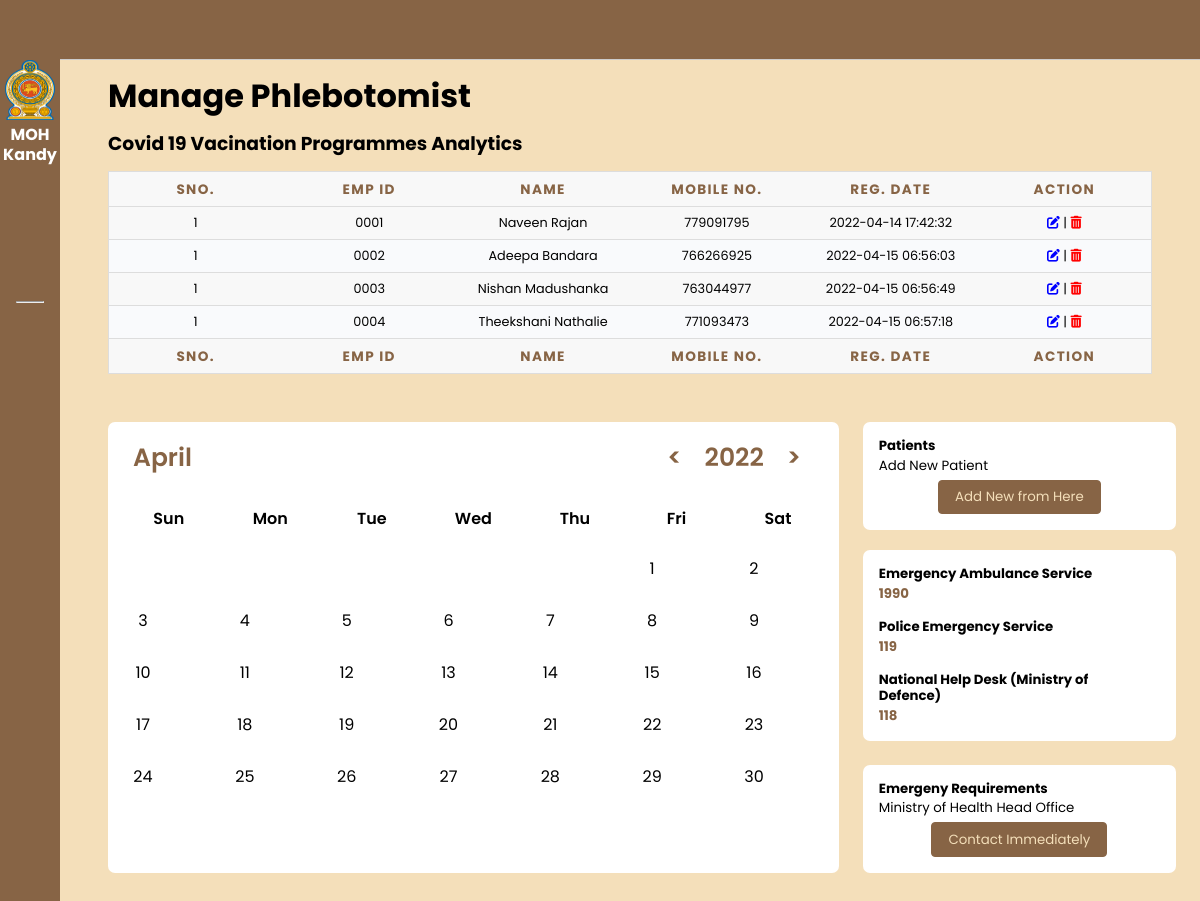
/manage-phlebotomist.php (signed in), run on the app's committed database.
### tables this page shows
CREATE TABLE `tblphlebotomist` (
  `id` int NOT NULL,
  `EmpID` varchar(100) DEFAULT NULL,
  `FullName` varchar(120) DEFAULT NULL,
  `MobileNumber` bigint DEFAULT NULL,
  `RegDate` timestamp NULL DEFAULT CURRENT_TIMESTAMP
);

### manage-phlebotomist.php (the view, shortened to what this page needs)
<?php session_start();
include_once('includes/config.php');
if (strlen($_SESSION['aid']==0)) {
  header('location:logout.php');
  } else{
?>
<!DOCTYPE html>
<html lang="en">
<head>
    <link rel="stylesheet" href="https://cdn.jsdelivr.net/gh/lykmapipo/themify-icons@0.1.2/css/themify-icons.css">
    <link rel="stylesheet" href="style.css">
    <link rel="stylesheet" href="dropdown.css">
    <link rel="stylesheet" href="tables.css">
    <link href="vendor/fontawesome-free/css/all.min.css" rel="stylesheet" type="text/css">
</head>
<body>
    <?php include_once('includes/sidesection.php');?>
    <div class="main-content">
        <header>
        </header>
        <main>
            <h1 class="dash-title">Manage Phlebotomist</h1>
            <h3 class="dash-title">Covid 19 Vacination Programmes Analytics</h3>
            <div class="container">
            <table class="table table-bordered" id="dataTable" width="100%" cellspacing="0">
                                    <thead>
                                        <tr>
                                            <th>Sno.</th>
                                            <th>Emp Id</th>
                                            <th>Name</th>
                                            <th>Mobile No.</th>
                                            <th>Reg. Date</th>
                                            <th>Action</th>
                                        </tr>
                                    </thead>
                                    <tfoot>
                                        <tr>
                                            <th>Sno.</th>
                                            <th>Emp Id</th>
                                            <th>Name</th>
                                            <th>Mobile No.</th>
                                             <th>Reg. Date</th>
                                            <th>Action</th>
                                        </tr>
                                    </tfoot>
                                    <tbody>
<?php $query=mysqli_query($con,"select * from tblphlebotomist");
$cnt=1;
while($row=mysqli_fetch_array($query)){
?>
                                        <tr>
                                            <td><?php echo $cnt;?></td>
                                            <td><?php echo $row['EmpID'];?></td>
                                            <td><?php echo $row['FullName'];?></td>
                                            <td><?php echo $row['MobileNumber'];?></td>
                                             <td><?php echo $row['RegDate'];?></td>
                                            <td>
                                <a href="edit-phlebotomist.php?pid=<?php echo $row['id'];?>"><i class="fas fa-edit" style="color:blue"></i></a> |
                                <a href="manage-phlebotomist.php?pid=<?php echo $row['id'];?>&&action=delete" onclick="return confirm('Do you really want to delete this record?');"><i class="fa fa-trash" aria-hidden="true" style="color:red" title="Delete this record"></i></a></td>
                                        </tr>
                               <?php } ?>
                                    </tbody>
                                </table>
</div>
<?php include_once('includes/bottomsection.php');?>
        </main>
    </div>
</body>
</html>
<?php } ?>

### style.css (style rules this page uses)
body { background-color: #F4DFBA; }
* { font-family: 'Poppins', sans-serif; margin: 0; padding: 0; text-decoration: none; list-style-type: none; box-sizing: border-box; }
.main-content { position: relative; margin-left: 240px; transition: margin-left 500ms; }
main { margin-top: 60px; background: #F4DFBA; min-height: 90vh; padding: 1rem 3rem; }
header { position: fixed; left: 240px; top: 0; z-index: 100; width: calc(100% - 240px); background: #876445; height: 60px; padding: 0rem 1rem; display: flex; align-items: center; justify-content: space-between; border-bottom: 1px solid #ccc; transition: left 500ms; }
.dash-title { color: var(--color-dark); margin-bottom: 1rem; }
th { font-size: 1.1rem; padding: 1rem 1rem; color: #876445; text-align: center; }
td { font-size: .8rem; padding: 1rem 1rem; text-align: center; }
tbody tr:nth-child(even) { background: #f9fafc; }
@media only screen and (max-width: 1200px) { .main-content { margin-left: 60px; } }
@media only screen and (max-width: 1200px) { .main-content header { left: 60px; width: calc(100% - 60px); } }
* { padding: 0; margin: 0; box-sizing: border-box; }

### tables.css (style rules this page uses)
table { border: 1px solid #ccc; border-collapse: collapse; margin: 0; padding: 0; width: 100%; table-layout: fixed; }
table tr { background-color: #f8f8f8; border: 1px solid #ddd; padding: .35em; }
table th, table td { padding: .625em; text-align: center; }
table th { font-size: .85em; letter-spacing: .1em; text-transform: uppercase; }
body { font-family: "Open Sans", sans-serif; line-height: 1.25; }

### data on the page
tblphlebotomist: EmpID "0001", FullName "Naveen Rajan", MobileNumber "779091795", RegDate "2022-04-14 17:42:32"
tblphlebotomist: EmpID "0002", FullName "Adeepa Bandara", MobileNumber "766266925", RegDate "2022-04-15 06:56:03"
tblphlebotomist: EmpID "0003", FullName "Nishan Madushanka", MobileNumber "763044977", RegDate "2022-04-15 06:56:49"
tblphlebotomist: EmpID "0004", FullName "Theekshani Nathalie", MobileNumber "771093473", RegDate "2022-04-15 06:57:18"
